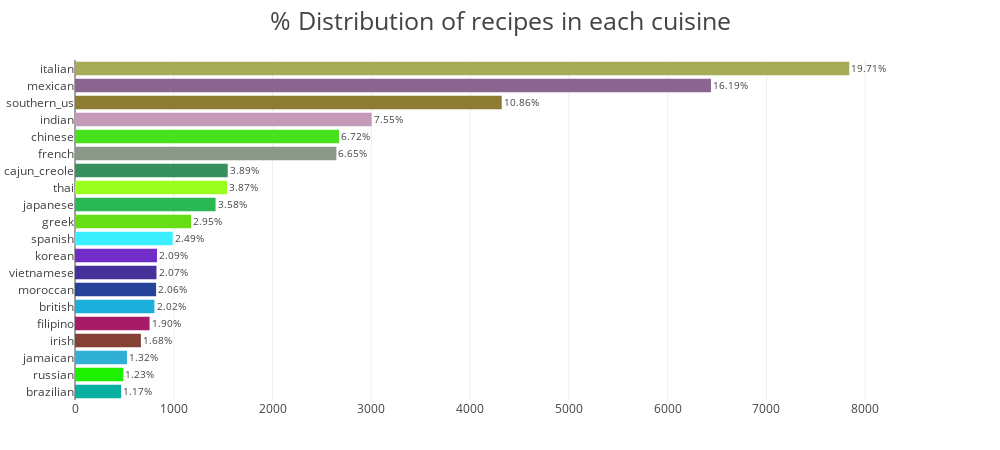

Write notebook code for a chart like this one.
### Code cell
# Plot for % Distribution
data = [graph.Bar(x = df_train.cuisine.value_counts().values[::-1],
                y = [i for i in df_train.cuisine.value_counts().index][::-1],
                text = percent_dist[::-1],  textposition = 'outside', 
                orientation = 'h',marker = dict(color = random_colours(20)))]

layout = graph.Layout(title = '% Distribution of recipes in each cuisine',
                   titlefont = dict(size = 25),
                   width =  1000, height = 450, 
                   plot_bgcolor = 'rgba(0,0,0,0)',
                   paper_bgcolor = 'rgba(255, 255, 255, 1)',
                   margin = dict(l=75,r=110,b=50,t=60))
 
iplot(dict(data=data, layout=layout))

### Figure 1 — Plotly figure (JSON) as saved in the notebook; plotly's stock layout.template omitted (floating-point values rounded to 4 significant figures)
{"data": [{"marker": {"color": ["#07B0A0", "#1EF100", "#31B0D5", "#864135", "#A71C67", "#1CAFDB", "#244399", "#48309B", "#722DC8", "#3BEEFD", "#67DD15", "#29B854", "#9BFF1F", "#36915F", "#8A988A", "#47E11E", "#C599B8", "#8C7C34", "#8B648F", "#A5AC55"]}, "orientation": "h", "text": ["1.17%", "1.23%", "1.32%", "1.68%", "1.90%", "2.02%", "2.06%", "2.07%", "2.09%", "2.49%", "2.95%", "3.58%", "3.87%", "3.89%", "6.65%", "6.72%", "7.55%", "10.86%", "16.19%", "19.71%"], "textposition": "outside", "type": "bar", "uid": "5a214637-b4f1-4dbc-bf49-94618de29620", "x": [467, 489, 526, 667, 755, 804, 821, 825, 830, 989, 1175, 1423, 1539, 1546, 2646, 2673, 3003, 4320, 6438, 7838], "y": ["brazilian", "russian", "jamaican", "irish", "filipino", "british", "moroccan", "vietnamese", "korean", "spanish", "greek", "japanese", "thai", "cajun_creole", "french", "chinese", "indian", "southern_us", "mexican", "italian"]}], "layout": {"height": 450, "margin": {"b": 50, "l": 75, "r": 110, "t": 60}, "paper_bgcolor": "rgba(255, 255, 255, 1)", "plot_bgcolor": "rgba(0,0,0,0)", "title": {"font": {"size": 25}, "text": "% Distribution of recipes in each cuisine"}, "width": 1000}}
